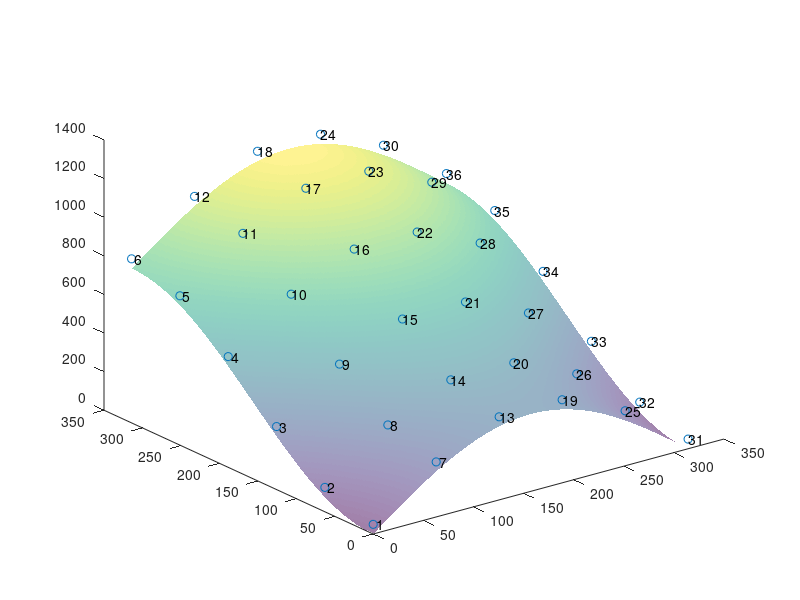

Write MATLAB code to recreate this figure.
clear;close;clc;
figure;
hold;

[X,Y] = meshgrid(0:1:100*pi,0:1:100*pi);
Z = 400*sin(X./100) + 400*(cos(Y./100-pi)+1);
%contour(X,Y,Z)
surface(X,Y,Z,'EdgeColor','none','FaceAlpha',0.5);

[A,B] = meshgrid(0:20*pi:100*pi,0:20*pi:100*pi);
xypoints = [A(:), B(:)];
A = xypoints(:,1);
B = xypoints(:,2);
C = 400*sin(A./100) + 400*(cos(B./100-pi)+1)+50;
surfPoints = [A,B,C];
scatter3(A, B, C);

k=1:length(A); 
text(A,B,C,num2str(k'))



view(3)